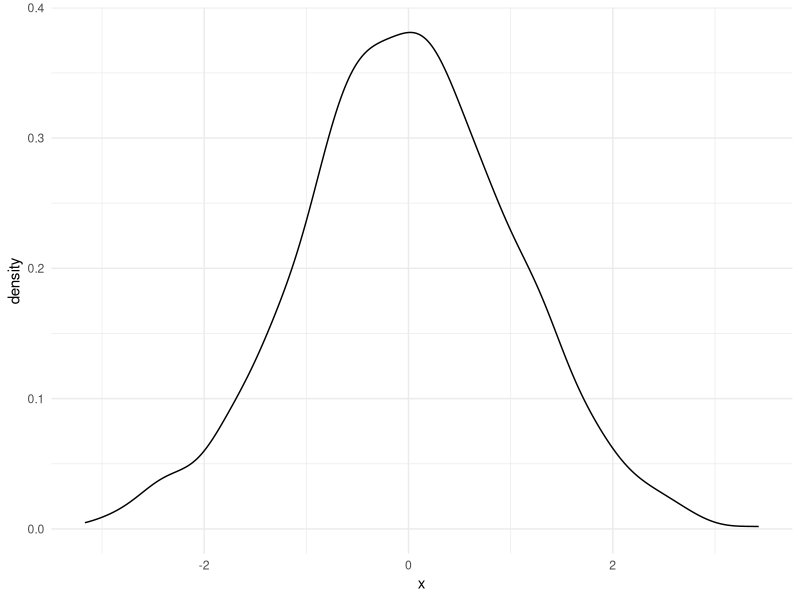
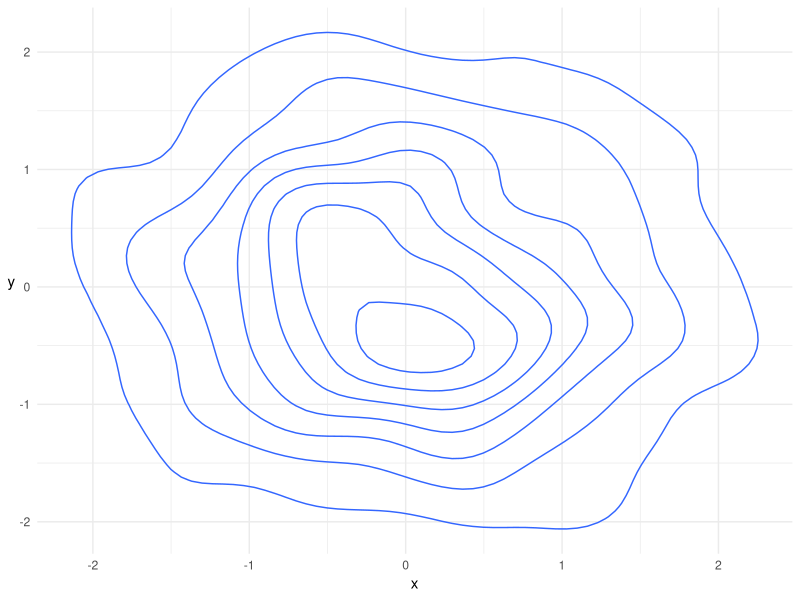
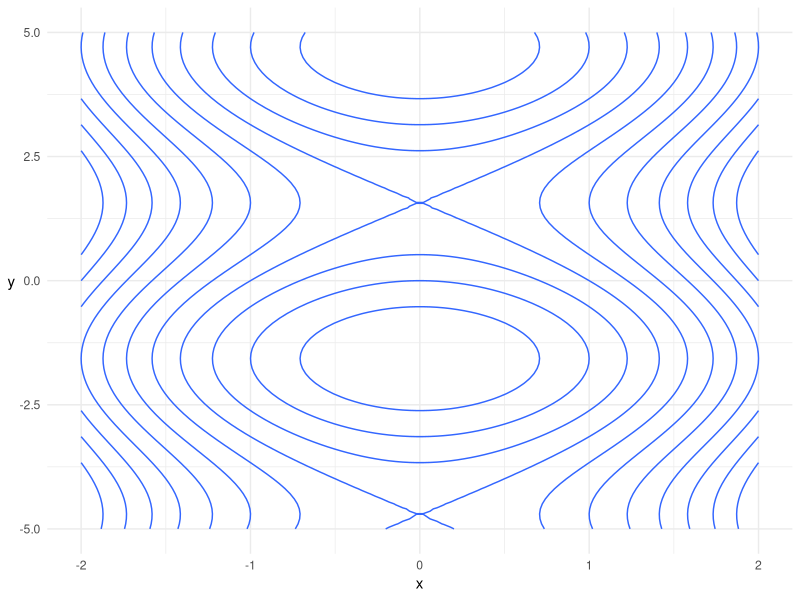
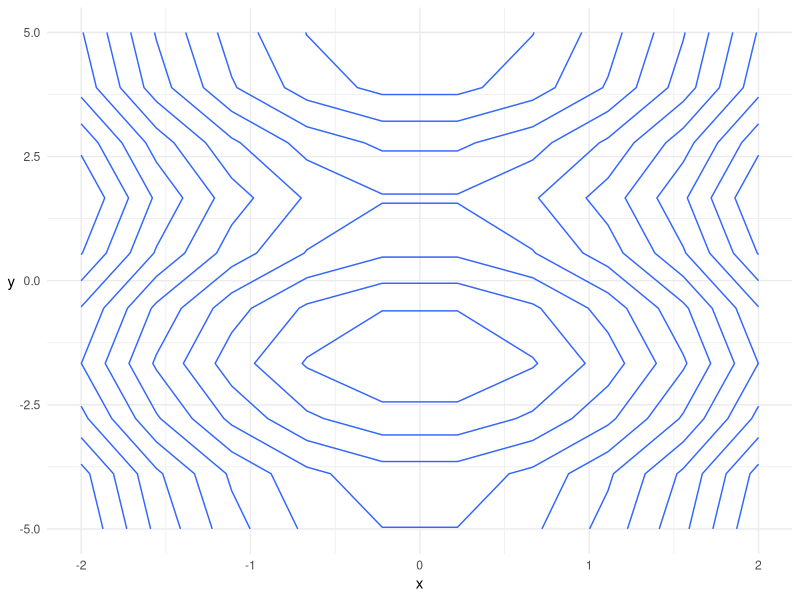
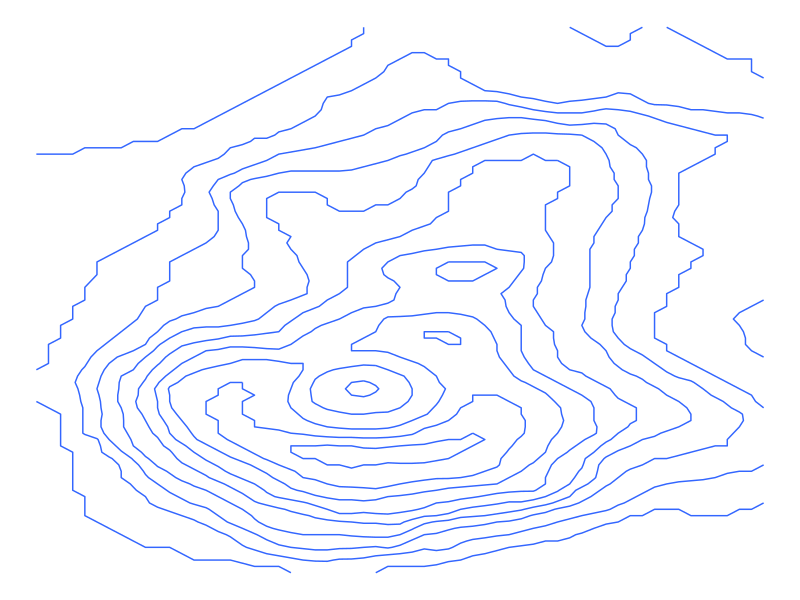
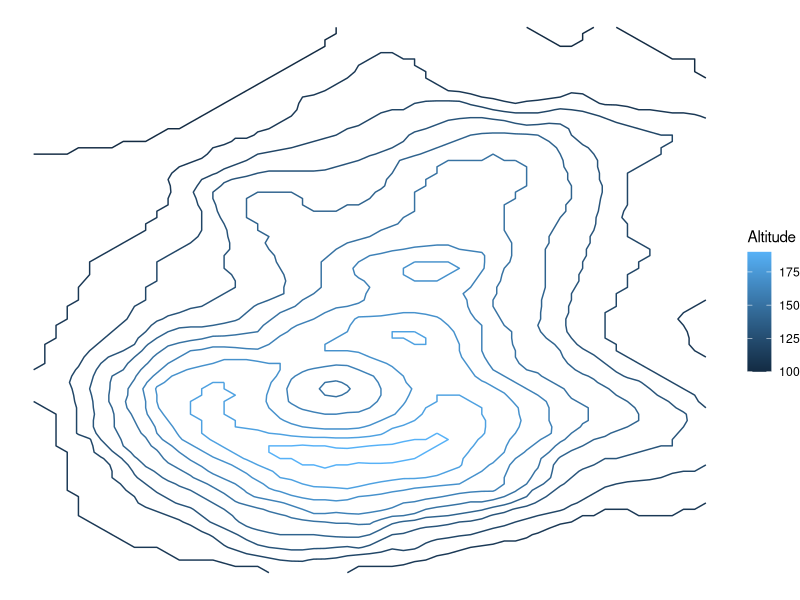
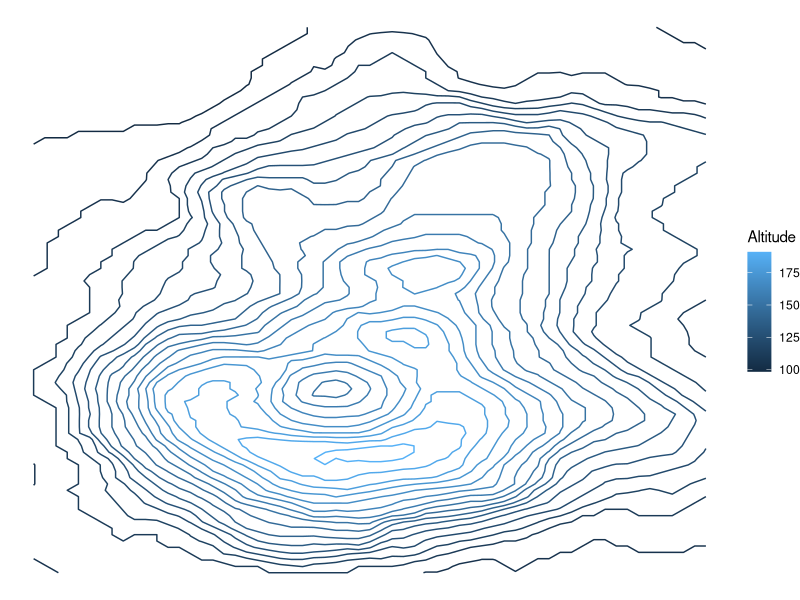

Write the R code that produced these figures, in order.
## ---- chunk 1
knitr::opts_chunk$set(fig.width = 4, fig.height = 3, fig.align = "center",
                      message = FALSE)
## ---- chunk 2
library(tidyverse)
theme_set(theme_minimal())
## ---- chunk 3
set.seed(373)
x <- rnorm(1000)
tibble(x = x) %>% 
    ggplot(aes(x)) +
    geom_density()
## ---- chunk 4
y <- rnorm(1000)
tibble(x = x, y = y) %>% 
    ggplot(aes(x, y)) + 
    geom_density2d() +
    theme(axis.title.y = element_text(angle = 0, vjust = 0.5))
## ---- chunk 5
f <- function(x, y) x ^ 2 + sin(y)
x <- seq(-2, 2, length.out = 100)
y <- seq(-5, 5, length.out = 100)
(dat <- expand_grid(x = x, y = y))
## ---- chunk 6
(dat <- mutate(dat, z = f(x, y)))
## ---- chunk 7
ggplot(dat, aes(x, y)) +
    geom_contour(aes(z = z)) +
    theme(axis.title.y = element_text(angle = 0, vjust = 0.5))
## ---- chunk 8
x <- seq(-2, 2, length.out = 10)
y <- seq(-5, 5, length.out = 10)
expand_grid(x = x, y = y) %>% 
    mutate(z = f(x, y)) %>% 
    ggplot(aes(x, y)) +
    geom_contour(aes(z = z)) +
    theme(axis.title.y = element_text(angle = 0, vjust = 0.5))
## ---- chunk 9
volcano[1:6, 1:6]
## ---- chunk 10
(volcano_tidy <- as_tibble(volcano, .name_repair = "universal") %>% 
    mutate(latitude = 1:n()) %>% 
    pivot_longer(!latitude, names_to = "longitude", values_to = "altitude"))
## ---- chunk 11
(volcano_tidy <- volcano_tidy %>% 
    mutate(longitude = longitude %>% 
               str_remove("[\\.]{3}") %>%
               as.numeric() %>% 
               `-`()))
## ---- chunk 12
ggplot(volcano_tidy, aes(longitude, latitude)) +
    geom_contour(aes(z = altitude)) +
    theme_void()
## ---- chunk 13
knitr::opts_chunk$set(fig.width = 2.8, fig.height = 3)
## ---- chunk 14
ggplot(volcano_tidy, aes(longitude, latitude)) +
    geom_contour(aes(z = altitude, colour = ..level..)) +
    theme_void() +
    scale_color_continuous("Altitude")
## ---- chunk 15
contour_altitudes <- seq(min(volcano), max(volcano), length.out = 20)
ggplot(volcano_tidy, aes(longitude, latitude)) +
    geom_contour(aes(z = altitude, colour = ..level..), bins = 20) +
    theme_void() +
    scale_color_continuous("Altitude")
